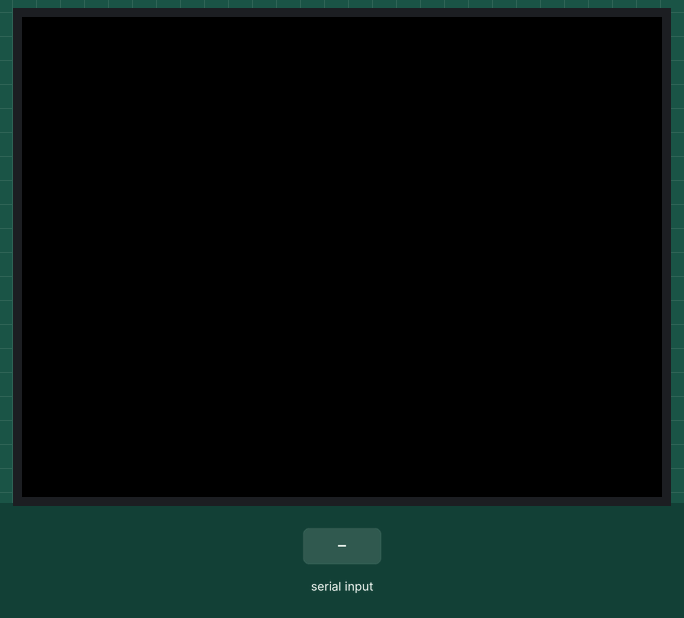
A sketch run on a simulated ESP32. Shown: 320×240 colour display. The test bench sets the inputs (shaded band).

Above: at 1.4 s.
1.5 s: "1" received over Serial
At 3.3 s:
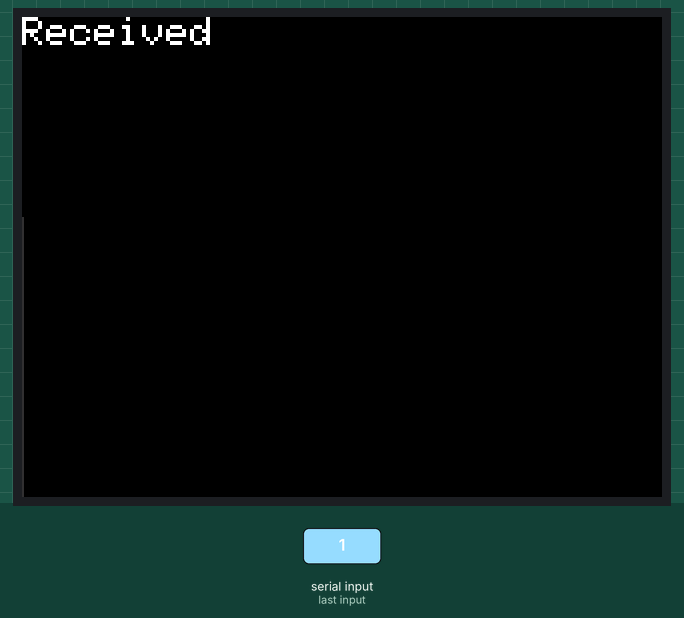
4.0 s: "0" received over Serial
At 5.4 s:
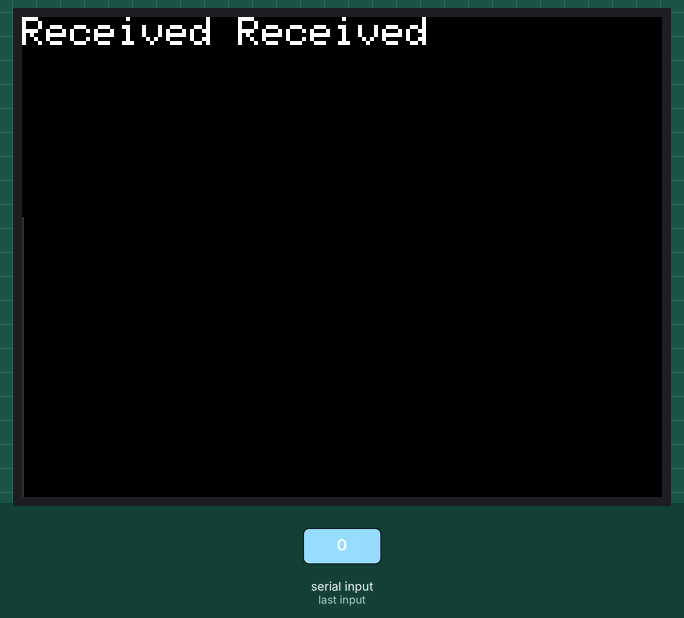
6.5 s: "2" received over Serial
At 8.6 s:
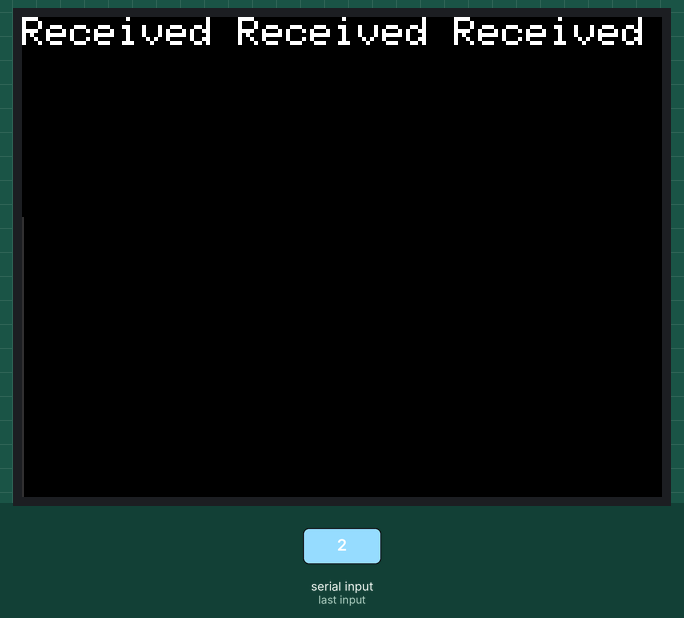
Timing chart, 0 to 10.1 s (numbered marks = the images above; inputs shaded):
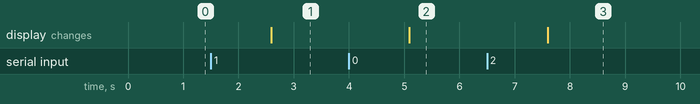

Measured:
- after the input at 1.5 s, the display: changes after 1.1 s (image 1)
- after the input at 4.0 s, the display: changes after 1.1 s (image 2)
- after the input at 6.5 s, the display: changes after 1.1 s (image 3)

The sketch:

serial-binary-light.ino
```cpp
//#include <M5Unified.h>
#include <M5Core2.h>
const int TIMEOUT = 3000;

//binary
//binary
uint8_t* bin;


const int len = 300;
int count = 0;
//https://qiita.com/hikoalpha/items/c4931230bebdf3c3955b
uint8_t buf[len];

//static void showValue(const void* mem, uint32_t len);

//https://arduino.stackexchange.com/questions/8457/serial-read-vs-serial-readbytes


String inputString = "";      // a String to hold incoming data
bool stringComplete = false;  // whether the string is complete

void setup() {
  M5.begin();
  Serial.begin(250000);
  M5.Lcd.fillScreen(BLACK);
}

void loop() {
  /*
  unsigned long timeout = millis() + TIMEOUT;
  uint8_t inIndex = 0;
  while ( ((int32_t)(millis() - timeout) < 0) && (inIndex < (sizeof(inData)/sizeof(inData[0])))) {
      if (Serial.available() > 0) {
          // read the incoming byte:
          inData[inIndex] = Serial.read();
          if (inIndex == length) {
              break;
          }
      }
  }
  */

  delay(10);
}


void serialEvent() {
  Serial.readBytes(buf, len);

  /*
  uint8_t index= 0;

  while(Serial.available()>0){
    buf[index] = Serial.read();
    if(buf[index] == 255){
      break;
    }
    //Serial.readBytes(buf, len);
    index++;
  }
  */

  /*
  while(Serial.available()>0){
      //buf[index] = Serial.read();
      Serial.readBytes(buf, len);
     //index++;
  }
  */
  Serial.flush();

  showValue();
}


void showValue(){

  M5.Lcd.fillRect(0,100,320,120, BLACK);

  for(int i = 0;i<len;i++){
    int w;
    w = buf[i];
    /*
    if(w == 254){
      uint16_t rgbColor = 0;
      rgbColor = M5.Lcd.color565(255, 255, 255);
      //rgbColor = M5.Lcd.color565(10,10,10);

      M5.Lcd.drawLine(i, 100,i,240,rgbColor);
    }else{
      uint16_t rgbColor = 0;
      rgbColor = M5.Lcd.color565(0,0,0);
      //rgbColor = M5.Lcd.color565(10,10,10);

      M5.Lcd.drawLine(i, 100,i,240,rgbColor);
    }
    */
    uint16_t rgbColor = 0;
    rgbColor = M5.Lcd.color565(w, w, w);
    //rgbColor = M5.Lcd.color565(10,10,10);

    M5.Lcd.drawLine(i, 100,i,240,rgbColor);


  }

  M5.Lcd.setTextSize(2);
  M5.Lcd.print("Received ");

}
```
